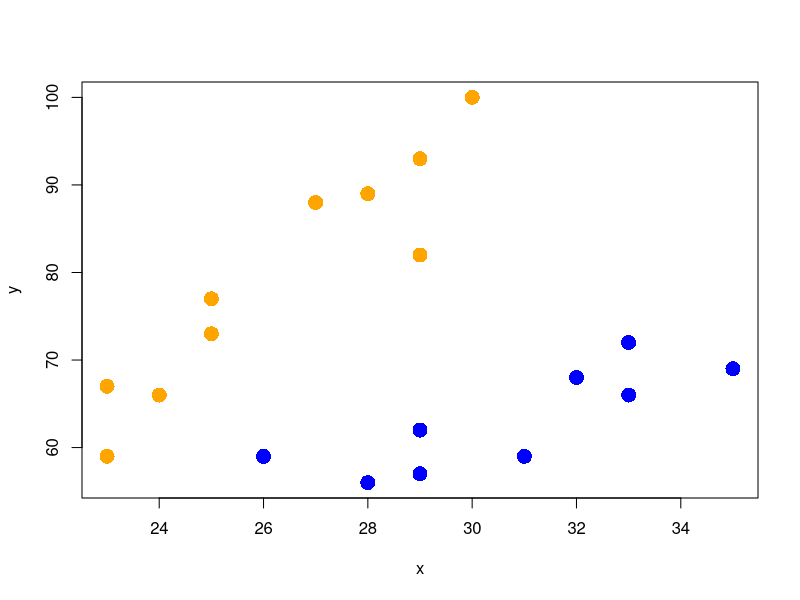
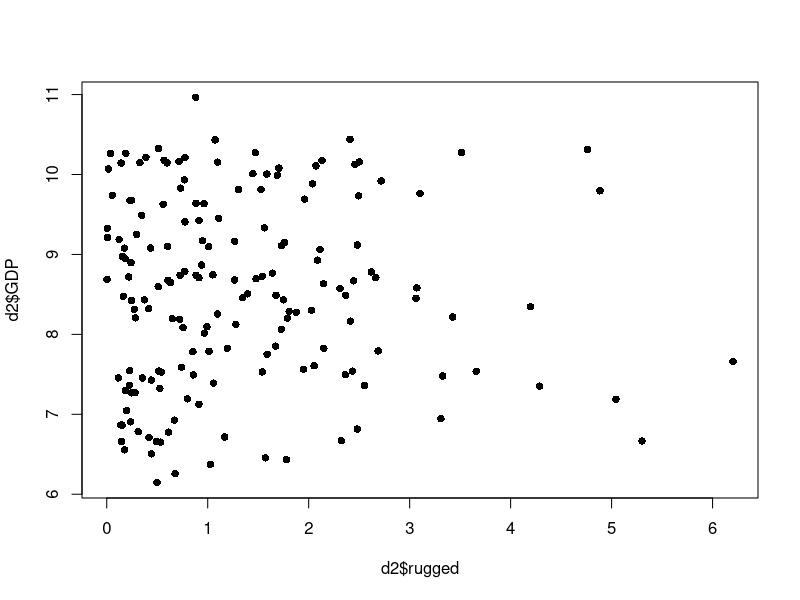

Recreate these plots in R, in order. (Note: this script raises an error after producing the figures.)
# EEB 338/538 Analysis and Visualization of Biological Data
# Class 12: Linear models and interaction terms

# Start of part 1

## Sex interaction effect example -------------------

y <- c(89, 88, 66, 59, 93, 73, 82, 77, 100, 67, 57, 68, 69, 59, 62, 59, 56, 66, 72)
x <- c(28, 27, 24, 23, 29, 25, 29, 25, 30, 23, 29, 32, 35, 31, 29, 26, 28, 33, 33)
m <- c(rep(0, 10), rep(1, 9))
dat <- data.frame(y = y, x = x, male = m)

plot(y ~ x, cex = 2, pch = ifelse(dat$male == 1, 16, 16),
     col = ifelse(dat$male == 1, "blue", "orange")) 


#1a Run a model of y as a function of x that ignores sex:

#b Examine a summary of the model

#c Make a plot of the data from the model above add the regression line of best fit


#2a Now write a model that includes sex as main effect:

#b Examine a summary of the model

#c Make a plot of the data from the model above add the regression line of best fit for each sex


#3a Now write a model that includes an interaction between x and sex

#b Examine a summary of the model

#c Make a plot of the data from the model above add the regression line of best fit for each sex



## An example - run through this code to see what's going on -------------------

# Data on economic indicators and terrain ruggedness, adapted from dataset used in McElreath (2016)
d <- read.csv("class12_rugged.csv", stringsAsFactors = T)

str(d)  

# Select only countries with GDP data

d2 <- d[complete.cases(d$rgdppc_2000),]

# log outcome variable
d2$GDP <- log(d2$rgdppc_2000)


# Plot full data set
plot(d2$GDP ~ d2$rugged,
     col = 1, pch =16)
m <- lm(GDP~rugged)
summary(m)
abline(m, lwd = 2)

xpoints <- seq(min(rugged), max(rugged), length.out = 100)
ypoints <- data.frame(predict(m, newdata = data.frame(rugged = xpoints), interval = "confidence", level = 0.95))
lines(ypoints$lwr ~ xpoints, lty = 2)
lines(ypoints$upr ~ xpoints, lty = 2)



# Split Africa and non-Africa, plot
d.A1 <- d2[d2$cont_africa == 1, ]
d.A0 <- d2[d2$cont_africa == 0, ]

par(mfrow=c(2,1))

plot(log(d.A1$rgdppc_2000) ~ d.A1$rugged,
     col = "orange", pch =16,
     xlab = "terrain ruggedness index",
     ylab = "log(GDP)")
m.A1 <- lm(log(d.A1$rgdppc_2000) ~ d.A1$rugged)
abline(m.A1, col = "orange", lwd = 2)

plot(log(d.A0$rgdppc_2000) ~ d.A0$rugged,
     col = "blue", pch =16,
     xlab = "terrain ruggedness index",
     ylab = "log(GDP)")
m.A1 <- lm(log(d.A0$rgdppc_2000) ~ d.A0$rugged)
abline(m.A1, col = "blue", lwd = 2)

# Dummy variable doesn't work (because slope can't differ)
m.dummy <- lm(GDP ~ rugged + d2$cont_africa)

summary(m.dummy)

par(mfrow=c(1,1))

plot(log(d.A1$rgdppc_2000) ~ d.A1$rugged,
     col = "orange", pch =16,
     xlim = c(0, 6.5),
     ylim = c(6, 11),
     xlab = "terrain ruggedness index",
     ylab = "log(GDP)")

points(log(d.A0$rgdppc_2000) ~ d.A0$rugged,
       col = "blue", pch =16)
abline(a = coefficients(m.dummy)[1], 
       b = coefficients(m.dummy)[2],
       col="blue", lwd = 2) # not Africa
abline(a = coefficients(m.dummy)[1] +
               coefficients(m.dummy)[3],
       b = coefficients(m.dummy)[2] ,
       col="orange", lwd = 2) # Africa



# Interaction allows effect of ruggedness to depend on continent

m.interaction <- lm(GDP ~ rugged + d2$cont_africa + d2$cont_africa * rugged)

summary(m.interaction)

plot(log(d.A1$rgdppc_2000) ~ d.A1$rugged,
     col = "orange", pch =16,
     xlim = c(0, 6.5),
     ylim = c(6, 11),
     xlab = "terrain ruggedness index",
     ylab = "log(GDP)")
points(log(d.A0$rgdppc_2000) ~ d.A0$rugged,
       col = "blue", pch =16)
abline(a = coefficients(m.interaction)[1], 
       b = coefficients(m.interaction)[2],
       col="blue", lwd = 2) # not Africa
abline(a = coefficients(m.interaction)[1] +
               coefficients(m.interaction)[3],
       b = coefficients(m.interaction)[2] + 
               coefficients(m.interaction)[4],
       col="orange", lwd = 2) # Africa


# End of part 1

## Data transformation----------------------------------

age <- rexp(600, rate=0.1)

hist(age, xlab= "age at death", col = "orange")
lines(c(mean(age), mean(age)), c(0, 250), col="blue", lwd = 4)

hist(age, xlab= "age at death", col = c("darkgreen", "orange", "orange", "orange", "orange", "orange", "orange", "orange", "orange", "orange", "orange", "orange", "orange"))
lines(c(mean(age), mean(age)), c(0, 250), col="blue", lwd = 2)

hist(log(age), xlab="log(age at death)", col = "orange", breaks = 13)
lines(c(mean(log(age)), mean(log(age))), c(0, 250), col="blue", lwd = 4)

male <- c(rep(0, 300), rep(1, 300))
age <- c(rexp(300, rate = 0.08), rexp(300, rate = 0.11))

boxplot(age ~ male, xlab = "male", ylab = "age at death", col = "orange")

boxplot(log(age) ~ male, xlab = "male", ylab = "log(age at death)", col = "orange")

# fit model
m <- lm(log(age) ~ male)
summary(m)

# Convert coef back to probability scale
exp(coef(m)['male'])

# Works for confidence intervals too
exp(confint(m)['male',])

(male.pred <- exp(log(40)-0.419))
male.pred/40


